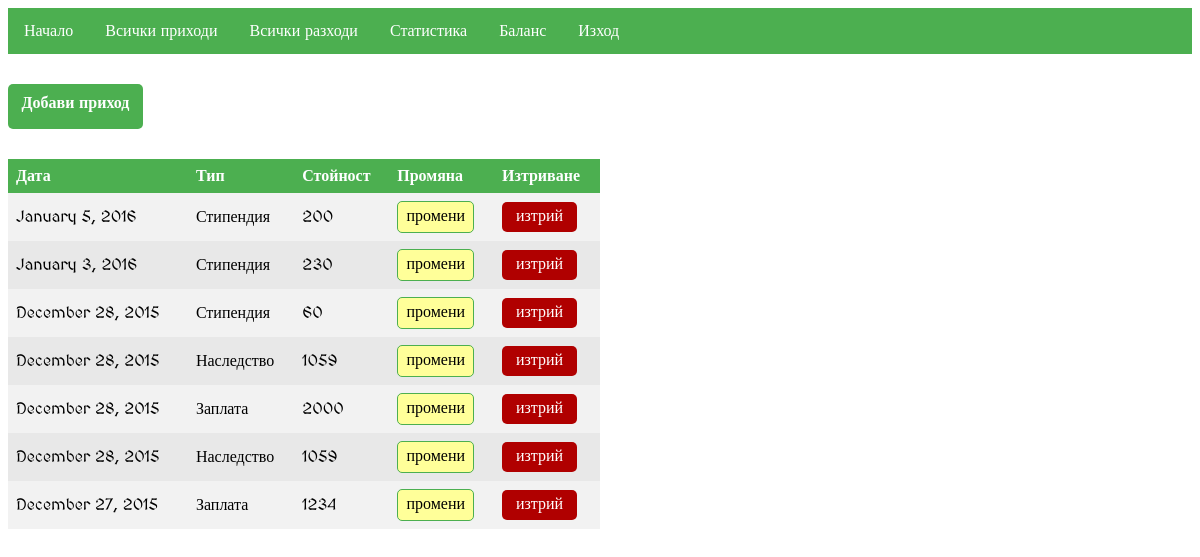
/all_earnings.php (signed in), run on the app's committed database.
### tables this page shows
CREATE TABLE IF NOT EXISTS `earnings` (
  `id` int(11) unsigned NOT NULL,
  `user_id` int(11) NOT NULL,
  `date_of_earning` date NOT NULL,
  `type` enum('salary','scholarship','inheritance','other') NOT NULL,
  `value` int(11) NOT NULL
);

### earningsDB.php (called while the page is built, shortened)
<?php
class EarningsDB extends Earnings
{
	public function connection()
	{
		$database_connect = new DBconnect();
		$connection = $database_connect->connect();
		return $connection;
	}
	public function select($id, $limit = null)
	{
		if ($limit != null) {
			$stmt = $this->connection()->prepare("SELECT id, date_of_earning, type, value
			FROM earnings WHERE user_id = :id ORDER BY date_of_earning DESC LIMIT :limit_earnings;");
			$stmt->bindParam(':limit_earnings', $limit, PDO::PARAM_INT);
			$stmt->bindParam(':id', $id, PDO::PARAM_INT);
			$stmt->execute();
			return $stmt->fetchAll(PDO::FETCH_OBJ);
		} else {
			$stmt = $this->connection()->prepare("SELECT id, date_of_earning, type, value
			FROM earnings WHERE user_id = :id ORDER BY date_of_earning DESC;");
			$stmt->bindParam(':id', $id, PDO::PARAM_INT);
			$stmt->execute();
			return $stmt->fetchAll(PDO::FETCH_OBJ);
		}
	}
	public function toBulgarian($type)
	{
    	$toBG = array(
    		'salary' 	  => 'Заплата',
    		'scholarship' => 'Стипендия',
    		'inheritance' => 'Наследство',
    		'other' 	  => 'Други'
    	);
        return $toBG[$type];
	}
}

### all_earnings.php (the view, shortened to what this page needs)
<?php
require 'earningsDB.php';
$last_earnings = (new EarningsDB())->select($_SESSION['id']);
?>
<html>
<head>
	<link type="text/css" rel="stylesheet" href="css/style.css">
</head>
	<body>
		<div class="mymenu">
	    </div>
	    <div>
	    	<a class="add" href="add_earning.php">Добави приход</a>
	    	<table>
	    		<th>Дата</th>
	    		<th>Тип</th>
	    		<th>Стойност</th>
	    		<th>Промяна</th>
	    		<th>Изтриване</th>
			    <?php foreach ($last_earnings as $last_earning) : ?>
					<tr>
						<td><?= date("F j, Y", strtotime($last_earning->date_of_earning)); ?></td>
						<td><?= (new EarningsDB())->toBulgarian($last_earning->type); ?></td>
						<td><?= $last_earning->value; ?></td>
						<td><a class="change" href="edit_earning.php?earning=<?= $last_earning->id; ?>">промени</a></td>
						<td><a class="delete" href="delete_earning.php?earning=<?= $last_earning->id; ?>"
							onclick = "return confirm('Наистина ли искате да изтриете този разход?')"> изтрий </a></td>
					</tr>
				<?php endforeach; ?>
			</table>
		</div>
	</body>
</html>

### css/style.css (style rules this page uses)
body { background-image: url("../images.jpg"); background-repeat: no-repeat; background-size: 400px 180px; background-position: right bottom; font-family:myFont; }
table { width: 50%; border-collapse: collapse; }
th, td { text-align: left; padding: 8px; }
tr:nth-child(even) { background-color: #f2f2f2 }
tr:nth-child(odd) { background-color: #E8E8E8 }
th { background-color: #4CAF50; color: white; }
.change { text-decoration: none; display: block; width: 65px; height: 20px; background-color: #FFFF99; padding: 5px; text-align: center; text-decoration: none; border-radius: 5px; color: black; border: solid #4CAF50 1px; }
.delete { text-decoration: none; display: block; width: 65px; height: 20px; background-color: #B00000; padding: 5px; text-align: center; text-decoration: none; border-radius: 5px; color: white; }
.add { margin-top: 30px; margin-bottom: 10px; text-decoration: none; display: block; width: 115px; height: 25px; background-color: #4CAF50; padding: 10px; text-align: center; border-radius: 5px; color: white; font-weight: bold; }
table { margin-top: 30px; }

### data on the page
earnings: date_of_earning "January 5, 2016", type "Стипендия", value "200"
earnings: date_of_earning "January 3, 2016", type "Стипендия", value "230"
earnings: date_of_earning "December 28, 2015", type "Стипендия", value "60"
earnings: date_of_earning "December 28, 2015", type "Наследство", value "1059"
earnings: date_of_earning "December 28, 2015", type "Заплата", value "2000"
earnings: date_of_earning "December 28, 2015", type "Наследство", value "1059"
earnings: date_of_earning "December 27, 2015", type "Заплата", value "1234"
